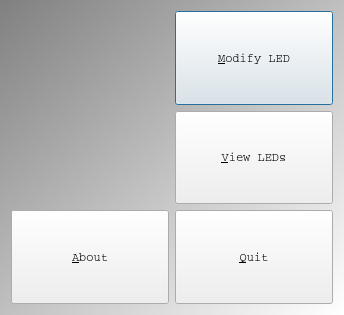
<?xml version="1.0" encoding="UTF-8"?>
<ui version="4.0">
 <class>QtTestLedMenuDialog</class>
 <widget class="QDialog" name="QtTestLedMenuDialog">
  <property name="geometry">
   <rect>
    <x>0</x>
    <y>0</y>
    <width>344</width>
    <height>315</height>
   </rect>
  </property>
  <property name="font">
   <font>
    <family>Courier New,courier,monospace</family>
    <weight>75</weight>
    <italic>false</italic>
    <bold>true</bold>
   </font>
  </property>
  <property name="windowTitle">
   <string>TestLed</string>
  </property>
  <property name="styleSheet">
   <string notr="true">QDialog { 
background-color: qlineargradient(x1: 0, y1: 0, x2: 1, y2: 1, stop: 0  #808080, stop: 1 #ffffff);
}

QWidget { font: bold, &quot;Courier New&quot;, courier, monospace }
QPushButton { font: 18 px  }
QTabWidget { font: 12 px  }
QLabel { font: 12px }
QComboBox { font: 12px }
QPlainTextEdit { font: 10px }

</string>
  </property>
  <layout class="QGridLayout" name="gridLayout">
   <item row="0" column="0">
    <widget class="QLabel" name="label">
     <property name="text">
      <string/>
     </property>
     <property name="pixmap">
      <pixmap resource="TestLed.qrc">:/ToolTestLed/images/TestLedModify.png</pixmap>
     </property>
    </widget>
   </item>
   <item row="0" column="1">
    <widget class="QPushButton" name="button_led_modify">
     <property name="sizePolicy">
      <sizepolicy hsizetype="Minimum" vsizetype="Preferred">
       <horstretch>0</horstretch>
       <verstretch>0</verstretch>
      </sizepolicy>
     </property>
     <property name="text">
      <string>&amp;Modify LED</string>
     </property>
    </widget>
   </item>
   <item row="1" column="0">
    <widget class="QLabel" name="label_2">
     <property name="text">
      <string/>
     </property>
     <property name="pixmap">
      <pixmap resource="TestLed.qrc">:/ToolTestLed/images/TestLedCompare.png</pixmap>
     </property>
    </widget>
   </item>
   <item row="1" column="1">
    <widget class="QPushButton" name="button_led_compare">
     <property name="sizePolicy">
      <sizepolicy hsizetype="Minimum" vsizetype="Preferred">
       <horstretch>0</horstretch>
       <verstretch>0</verstretch>
      </sizepolicy>
     </property>
     <property name="text">
      <string>&amp;View LEDs</string>
     </property>
    </widget>
   </item>
   <item row="3" column="1">
    <widget class="QPushButton" name="button_quit">
     <property name="sizePolicy">
      <sizepolicy hsizetype="Minimum" vsizetype="Preferred">
       <horstretch>0</horstretch>
       <verstretch>0</verstretch>
      </sizepolicy>
     </property>
     <property name="text">
      <string>&amp;Quit</string>
     </property>
    </widget>
   </item>
   <item row="3" column="0">
    <widget class="QPushButton" name="button_about">
     <property name="sizePolicy">
      <sizepolicy hsizetype="Minimum" vsizetype="Preferred">
       <horstretch>0</horstretch>
       <verstretch>0</verstretch>
      </sizepolicy>
     </property>
     <property name="text">
      <string>&amp;About</string>
     </property>
    </widget>
   </item>
  </layout>
 </widget>
 <resources>
  <include location="TestLed.qrc"/>
 </resources>
 <connections/>
</ui>
